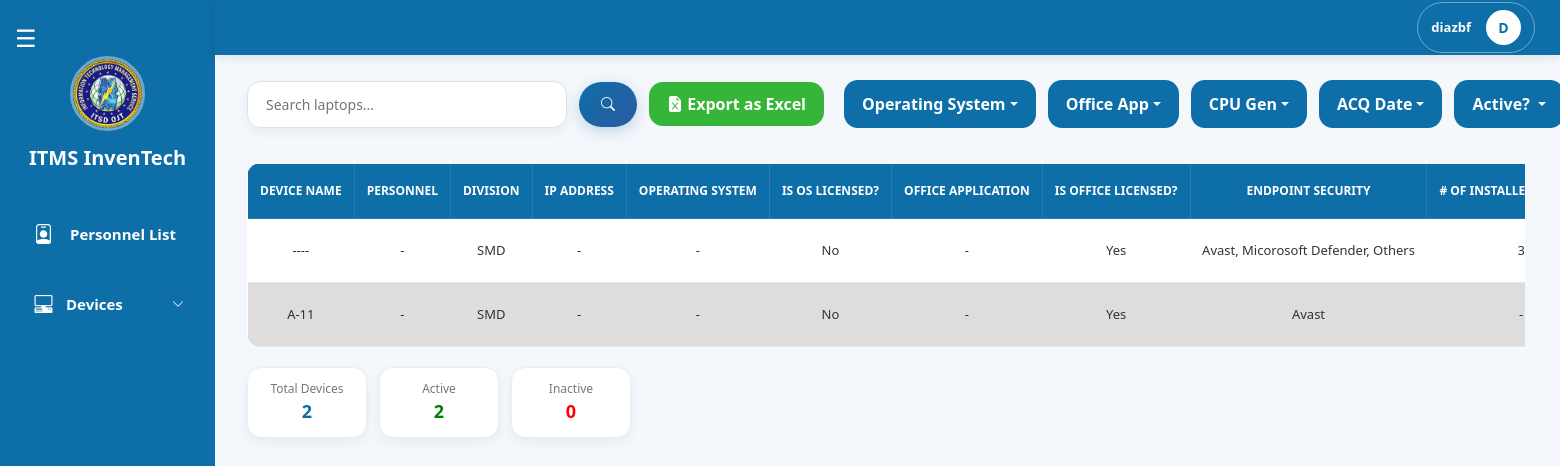
Screenshot of /pages/encoder/device_laptops.php (signed in) with the database file from the repository.
### tables this page shows
CREATE TABLE `laptops` (
  `id` int(11) NOT NULL,
  `personnel_id` int(11) NOT NULL,
  `device_id` int(11) NOT NULL,
  `device_name` varchar(150) NOT NULL,
  `division_id` int(11) NOT NULL,
  `ip_address` varchar(50) DEFAULT NULL,
  `os` varchar(100) DEFAULT NULL,
  `is_os_licensed` tinyint(1) DEFAULT NULL,
  `is_remote_acc` tinyint(1) DEFAULT NULL,
  `endpoint_security_id` longtext DEFAULT NULL,
  `no_of_installed_anti_virus` int(11) DEFAULT NULL,
  `date_installed` date DEFAULT NULL,
  `guid` varchar(100) DEFAULT NULL,
  `mac_address` varchar(100) DEFAULT NULL,
  `cpu_brand` varchar(100) DEFAULT NULL,
  `cpu_generation` int(11) DEFAULT NULL,
  `cpu_cores` int(11) DEFAULT NULL,
  `gb_ram` int(11) DEFAULT NULL,
  `monitor_brand` varchar(100) DEFAULT NULL,
  `monitor_size_inches` int(11) DEFAULT NULL,
  `no_of_user_accounts` int(11) DEFAULT NULL,
  `user_account_type` longtext DEFAULT NULL,
  `authorized_software` text DEFAULT NULL,
  `unauthorized_software` text DEFAULT NULL,
  `office_application` varchar(150) DEFAULT NULL,
  `is_office_licensed` tinyint(1) DEFAULT NULL,
  `previous_owners_id` longtext DEFAULT NULL CHECK (json_valid(`previous_owners_id`)),
  `created_date` date DEFAULT current_timestamp(),
  `last_updated_at` date DEFAULT NULL,
  `par_serial_no` varchar(255) DEFAULT NULL,
  `is_active` tinyint(1) DEFAULT 1,
  `acquisition_date` date DEFAULT NULL
);

CREATE TABLE `divisions` (
  `id` int(11) NOT NULL,
  `division` varchar(100) NOT NULL
);

### pages/encoder/device_laptops.php (the view, shortened to what this page needs)
<?php
include("../../config/db.php");
$encoderDivisionId   = (int)($_SESSION['user']['division_id'] ?? 0);
function getEndpointNames($conn, $json)
{
    $ids = json_decode($json, true);
    $ids = implode(',', array_map('intval', $ids));
    $result = $conn->query("SELECT antivirus FROM endpoint_security WHERE id IN ($ids)");
    $names = [];
    while ($row = $result->fetch_assoc()) {
        $names[] = $row['antivirus'];
    }
    return implode(', ', $names);
}
$limit  = 10;
$page   = max(1, (int)($_GET['page'] ?? 1));
$offset = ($page - 1) * $limit;
$search = trim($_GET['search'] ?? '');
$os_filter_raw      = $_GET['filter_os']      ?? [];
$office_filter_raw  = $_GET['filter_office']  ?? [];
$os_filter      = is_array($os_filter_raw)     ? array_filter(array_map('trim', $os_filter_raw))    : [];
$office_filter  = is_array($office_filter_raw) ? array_filter($office_filter_raw)                   : [];
$active_filter  = isset($_GET['is_active']) ? trim($_GET['is_active']) : '';
$acq_filter     = trim($_GET['filter_acq']     ?? '');
$cpu_gen_filter = trim($_GET['filter_cpu_gen'] ?? '');
$where  = ["l.division_id = ?"];
$params = [$encoderDivisionId];
$types  = 'i';
$whereSQL = "WHERE " . implode(" AND ", $where);
$baseJoin = "FROM laptops l
             LEFT JOIN personnels p  ON l.personnel_id = p.id
             LEFT JOIN ranks r       ON p.rank_id = r.id
             LEFT JOIN divisions dv  ON l.division_id = dv.id";
$st = $conn->prepare("SELECT COUNT(*) AS total $baseJoin $whereSQL");
$st->bind_param($types, ...$params);
$st->execute();
$totalDevices = $st->get_result()->fetch_assoc()['total'] ?? 0;
$activeWhere   = $where;
$activeWhere[] = "l.is_active = 1";
$activeSQL     = "WHERE " . implode(" AND ", $activeWhere);
$inactiveWhere   = $where;
$inactiveWhere[] = "l.is_active = 0";
$inactiveSQL     = "WHERE " . implode(" AND ", $inactiveWhere);
$sa = $conn->prepare("SELECT COUNT(*) AS total $baseJoin $activeSQL");
$sa->bind_param($types, ...$params);
$sa->execute();
$activeDevices = $sa->get_result()->fetch_assoc()['total'] ?? 0;
$si = $conn->prepare("SELECT COUNT(*) AS total $baseJoin $inactiveSQL");
$si->bind_param($types, ...$params);
$si->execute();
$inactiveDevices = $si->get_result()->fetch_assoc()['total'] ?? 0;
$stmt = $conn->prepare("
    SELECT l.*, CONCAT(r.rank,'  ',p.last_name,', ',p.first_name,' ',p.middle_name) AS personnel_name, dv.division AS division_name
    $baseJoin $whereSQL ORDER BY l.device_name ASC LIMIT ?,?
");
$fp   = $params;
$ft   = $types . 'ii';
$fp[] = $offset;
$fp[] = $limit;
$stmt->bind_param($ft, ...$fp);
$stmt->execute();
$result = $stmt->get_result();
$exportParams = http_build_query([
    'search'          => $search,
    'filter_os'       => $os_filter,
    'filter_office'   => $office_filter,
    'is_active'       => $active_filter,
    'filter_acq'      => $acq_filter,
    'filter_cpu_gen'  => $cpu_gen_filter,
]);
?>
<!DOCTYPE html>
<html lang="en">
<head>
    <link href="https://cdn.jsdelivr.net/npm/bootstrap@5.3.3/dist/css/bootstrap.min.css" rel="stylesheet">
    <link rel="stylesheet" href="../encoder/css/desktop_laptop.css">
    <link rel="stylesheet" href="css/encoder_navbar.css">
    <link rel="stylesheet" href="./css/encoder_sidebar.css">
</head>
<body>
    <?php include 'encoder_sidebar.php'; ?>
    <?php include 'encoder_navbar.php'; ?>
    <div class="top-bar">
        <div class="search-container">
            <form class="search-form" method="GET" action="device_laptops.php">
                <input type="text" name="search" class="search-input" placeholder="Search laptops..." value="<?= htmlspecialchars($search) ?>">
                <button type="submit" class="search-btn"><i class="bi bi-search"></i></button>
                <a href="export_laptops.php?<?= htmlspecialchars($exportParams) ?>"
                    class="btn add-laptop-btn"
                    onclick="setTimeout(()=>showToast('Export downloaded successfully!','success'),800)">
                    <i class="bi bi-file-earmark-excel-fill"></i> Export as Excel
                </a>
            </form>
        </div>
        <div class="right-side">
            <div class="filters">
                <form method="GET" action="device_laptops.php" id="filterForm">
                    <div class="dropdown">
                        <?php $osLabel = empty($os_filter) ? 'Operating System' : (count($os_filter) === 1 ? $os_filter[0] : count($os_filter) . ' OS selected'); ?>
                        <button class="btn filter-btn dropdown-toggle" type="button" data-bs-toggle="dropdown" data-bs-auto-close="outside"><?= htmlspecialchars($osLabel) ?></button>
                    </div>
                    <div class="dropdown">
                        <?php $officeLabel = empty($office_filter) ? 'Office App' : (count($office_filter) === 1 ? $office_filter[0] : count($office_filter) . ' Apps selected'); ?>
                        <button class="btn filter-btn dropdown-toggle" type="button" data-bs-toggle="dropdown" data-bs-auto-close="outside"><?= htmlspecialchars($officeLabel) ?></button>
                    </div>
                </form>
            </div>
            <div class="dropdown cpu-gen-dropdown">
                <?php
                $cpuGenLabel = 'CPU Gen';
                ?>
                <button class="btn filter-btn dropdown-toggle" data-bs-toggle="dropdown"><?= htmlspecialchars($cpuGenLabel) ?></button>
            </div>
            <div class="dropdown">
                <?php
                $acqLabel = 'ACQ Date';
                ?>
                <button class="btn filter-btn dropdown-toggle" data-bs-toggle="dropdown"><?= htmlspecialchars($acqLabel) ?></button>
            </div>
            <div class="dropdown">
                <button class="btn filter-btn dropdown-toggle" data-bs-toggle="dropdown">
                    <?= $active_filter === '' ? 'Active?' : ($active_filter == 1 ? 'YES' : 'NO') ?>
                </button>
            </div>
        </div>
    </div>
    <div class="contenttable">
        <div class="table-container">
            <table class="users-table">
                <thead>
                    <tr>
                        <th>DEVICE NAME</th>
                        <th>PERSONNEL</th>
                        <th>DIVISION</th>
                        <th>IP ADDRESS</th>
                        <th>OPERATING SYSTEM</th>
                        <th>IS OS LICENSED?</th>
                        <th>OFFICE APPLICATION</th>
                        <th>IS OFFICE LICENSED?</th>
                        <th>ENDPOINT SECURITY</th>
                        <th># OF INSTALLED ANTIVIRUS</th>
                    </tr>
                </thead>
                <tbody>
                    <?php if ($result->num_rows > 0): ?>
                        <?php while ($row = $result->fetch_assoc()):
                        ?>
                            <tr class="clickable-row" data-active="<?= $row['is_active'] ? '1' : '0' ?>"
                                data-bs-toggle="modal" data-bs-target="#viewLtModal<?= $row['id'] ?>">
                                <td><?= htmlspecialchars($row['device_name']               ?? '') ?: '-' ?></td>
                                <td><?= htmlspecialchars($row['personnel_name']             ?? '') ?: '-' ?></td>
                                <td><?= htmlspecialchars($row['division_name']              ?? '') ?: '-' ?></td>
                                <td><?= htmlspecialchars($row['ip_address']                 ?? '') ?: '-' ?></td>
                                <td><?= htmlspecialchars($row['os']                         ?? '') ?: '-' ?></td>
                                <td><?= ($row['is_os_licensed'] == 1) ? 'Yes' : 'No' ?></td>
                                <td><?= htmlspecialchars($row['office_application']         ?? '') ?: '-' ?></td>
                                <td><?= ($row['is_office_licensed'] == 1) ? 'Yes' : 'No' ?></td>
                                <td><?= getEndpointNames($conn, $row['endpoint_security_id']) ?: '-' ?></td>
                                <td><?= htmlspecialchars($row['no_of_installed_anti_virus'] ?? '') ?: '-' ?></td>
                            </tr>
                                                    <div class="view-value"><?= getEndpointNames($conn, $row['endpoint_security_id']) ?: '' ?></div>
                        <?php endwhile; ?>
                    <?php else: ?>
                        <tr>
                            <td colspan="29" class="text-center">No devices found.</td>
                        </tr>
                    <?php endif; ?>
                </tbody>
            </table>
        </div>
        <div class="table-footer">
            <div class="user-stats">
                <div class="stat-box total"><span class="label">Total Devices</span><span class="value"><?= $totalDevices ?></span></div>
                <div class="stat-box active"><span class="label">Active</span><span class="value"><?= $activeDevices ?></span></div>
                <div class="stat-box inactive"><span class="label">Inactive</span><span class="value"><?= $inactiveDevices ?></span></div>
            </div>
        </div>
    </div>
</body>
</html>

### pages/encoder/css/desktop_laptop.css (style rules this page uses)
:root { --sidebar-expanded: 247px; --sidebar-collapsed: 115px; --primary: #0d6ea8; --primary-dark: #0b5f91; --primary-darker: #095a8a; --primary-gradient: linear-gradient(135deg, #0d6ea8, #2c5aa0); --green: #0fa90fd3; --green-dark: #0c960cd3; --bg-page: #f4f7fb; --bg-white: #ffffff; --bg-modal-body: #f8fafc; --border-light: #dce3ec; --border-card: #eef2f6; --text-dark: #333; --text-label: #334155; --text-muted: #777; --row-even: #dedcdc; --row-hover: #dfe6e9; --shadow-sm: 0 4px 12px rgba(0, 0, 0, 0.06); --shadow-md: 0 4px 18px rgba(0, 0, 0, 0.08); --shadow-lg: 0 8px 20px rgba(0, 0, 0, 0.15); --shadow-primary: 0 4px 14px rgba(13, 110, 168, 0.25); --shadow-primary-hover: 0 6px 18px rgba(13, 110, 168, 0.35); --radius-sm: 10px; --radius-md: 14px; --radius-lg: 18px; --radius-xl: 20px; --radius-pill: 24px; }
body { background: var(--bg-page); overflow-x: hidden; }
.top-bar { margin-top: 80px; margin-left: var(--sidebar-expanded); margin-right: 35px; display: flex; justify-content: space-between; align-items: center; gap: 20px; flex-wrap: nowrap; transition: all 0.3s ease; }
.filters { display: flex; align-items: center; }
#filterForm { display: flex; align-items: center; gap: 12px; flex-wrap: nowrap; }
.filter-btn { background: var(--primary); color: white; border: none; padding: 12px 18px; border-radius: var(--radius-md); font-weight: 600; transition: all 0.3s ease; white-space: nowrap; }
.add-btn, .add-desktop-btn, .add-laptop-btn { background: var(--green); color: white; border: none; padding: 10px 18px; border-radius: var(--radius-md); font-weight: 600; transition: all 0.2s ease; white-space: nowrap; }
.right-side { display: flex; align-items: center; gap: 12px; flex-wrap: nowrap; }
.search-container { display: flex; align-items: center; }
.search-form { display: flex; align-items: center; gap: 12px; flex-wrap: nowrap; }
.search-input { width: 320px; padding: 12px 18px; border: 1px solid var(--border-light); border-radius: var(--radius-md); outline: none; font-size: 14px; font-weight: 500; background: var(--bg-white); box-shadow: var(--shadow-sm); transition: all 0.3s ease; }
.search-btn { border: none; padding: 12px 22px; border-radius: var(--radius-pill); background: var(--primary-gradient); color: white; font-size: 14px; font-weight: 600; cursor: pointer; transition: all 0.3s ease; box-shadow: var(--shadow-primary); white-space: nowrap; }
.contenttable { margin-left: var(--sidebar-expanded); margin-right: 35px; margin-top: 35px; border-radius: var(--radius-lg); transition: all 0.3s ease; overflow: visible; }
.table-container { overflow-x: auto; white-space: nowrap; }
.users-table { width: 100%; border-collapse: collapse; min-width: 1200px; background: white; border-radius: var(--radius-md); overflow: hidden; }
.users-table thead { background: var(--primary); }
.users-table thead th { color: white; padding: 18px 12px; border: 1px solid rgba(255, 255, 255, 0.1); font-size: 12px; font-weight: 700; text-align: center; white-space: nowrap; text-transform: uppercase; }
.users-table tbody td { padding: 16px 12px; font-size: 13px; text-align: center; border-bottom: 1px solid #e5e7eb; color: var(--text-dark); white-space: nowrap; }
.users-table tbody tr:nth-child(odd) { background-color: #ffffff; }
.users-table tbody tr:nth-child(even) { background-color: var(--row-even); }
.table-footer { margin-top: 20px; display: flex; justify-content: space-between; align-items: center; gap: 20px; flex-wrap: wrap; }
.user-stats { display: flex; gap: 12px; }
.stat-box { min-width: 120px; padding: 12px 16px; border-radius: var(--radius-md); background: var(--bg-white); border: 1px solid #e6eef5; box-shadow: var(--shadow-sm); text-align: center; }
.stat-box .label { display: block; font-size: 12px; color: var(--text-muted); }
.stat-box .value { font-size: 18px; font-weight: bold; color: var(--primary); }
.stat-box.active .value { color: green; }
.stat-box.inactive .value { color: red; }

### pages/encoder/css/encoder_sidebar.css (style rules this page uses)
.dropdown { width: 100%; font-size: 15px; font-weight: 600; }

### rows the page displays
laptops: device_name "----", personnel_name "-", division.division "SMD", ip_address "-", os "-", is_os_licensed "No", office_application "-", is_office_licensed "Yes", endpoint_security_id "Avast, Micorosoft Defender, Others", no_of_installed_anti_virus "3"
laptops: device_name "A-11", personnel_name "-", division.division "SMD", ip_address "-", os "-", is_os_licensed "No", office_application "-", is_office_licensed "Yes", endpoint_security_id "Avast", no_of_installed_anti_virus "-"

### other values shown
$username "diazbf"
substr($username, 0, 1) "D"
$osLabel "Operating System"
$officeLabel "Office App"
$cpuGenLabel "CPU Gen"
$acqLabel "ACQ Date"
$totalDevices "2"
$activeDevices "2"
$inactiveDevices "0"
